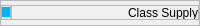
             <widget class="QFrame" name="frame_71">
              <property name="maximumSize">
               <size>
                <width>16777215</width>
                <height>26</height>
               </size>
              </property>
              <property name="frameShape">
               <enum>QFrame::StyledPanel</enum>
              </property>
              <property name="frameShadow">
               <enum>QFrame::Raised</enum>
              </property>
              <layout class="QGridLayout" name="gridLayout_77">
               <property name="leftMargin">
                <number>0</number>
               </property>
               <property name="topMargin">
                <number>0</number>
               </property>
               <property name="rightMargin">
                <number>0</number>
               </property>
               <property name="bottomMargin">
                <number>0</number>
               </property>
               <property name="spacing">
                <number>0</number>
               </property>
               <item row="0" column="0">
                <widget class="QFrame" name="frame_102">
                 <property name="maximumSize">
                  <size>
                   <width>10</width>
                   <height>26</height>
                  </size>
                 </property>
                 <property name="frameShape">
                  <enum>QFrame::StyledPanel</enum>
                 </property>
                 <property name="frameShadow">
                  <enum>QFrame::Raised</enum>
                 </property>
                 <layout class="QGridLayout" name="gridLayout_186">
                  <property name="leftMargin">
                   <number>0</number>
                  </property>
                  <property name="topMargin">
                   <number>0</number>
                  </property>
                  <property name="rightMargin">
                   <number>0</number>
                  </property>
                  <property name="bottomMargin">
                   <number>0</number>
                  </property>
                  <property name="spacing">
                   <number>0</number>
                  </property>
                  <item row="0" column="0">
                   <widget class="QLabel" name="label_109">
                    <property name="maximumSize">
                     <size>
                      <width>16777215</width>
                      <height>10</height>
                     </size>
                    </property>
                    <property name="styleSheet">
                     <string notr="true">background-color: #00B3FC;</string>
                    </property>
                    <property name="text">
                     <string/>
                    </property>
                   </widget>
                  </item>
                 </layout>
                </widget>
               </item>
               <item row="0" column="1">
                <widget class="QFrame" name="frame_101">
                 <property name="maximumSize">
                  <size>
                   <width>16777215</width>
                   <height>15</height>
                  </size>
                 </property>
                 <property name="frameShape">
                  <enum>QFrame::StyledPanel</enum>
                 </property>
                 <property name="frameShadow">
                  <enum>QFrame::Raised</enum>
                 </property>
                 <layout class="QGridLayout" name="gridLayout_181">
                  <property name="leftMargin">
                   <number>0</number>
                  </property>
                  <property name="topMargin">
                   <number>0</number>
                  </property>
                  <property name="rightMargin">
                   <number>0</number>
                  </property>
                  <property name="bottomMargin">
                   <number>0</number>
                  </property>
                  <property name="spacing">
                   <number>0</number>
                  </property>
                  <item row="0" column="0">
                   <widget class="QLabel" name="label_108">
                    <property name="maximumSize">
                     <size>
                      <width>16777215</width>
                      <height>26</height>
                     </size>
                    </property>
                    <property name="text">
                     <string>Class Supply</string>
                    </property>
                    <property name="alignment">
                     <set>Qt::AlignRight|Qt::AlignTrailing|Qt::AlignVCenter</set>
                    </property>
                   </widget>
                  </item>
                 </layout>
                </widget>
               </item>
              </layout>
             </widget>
